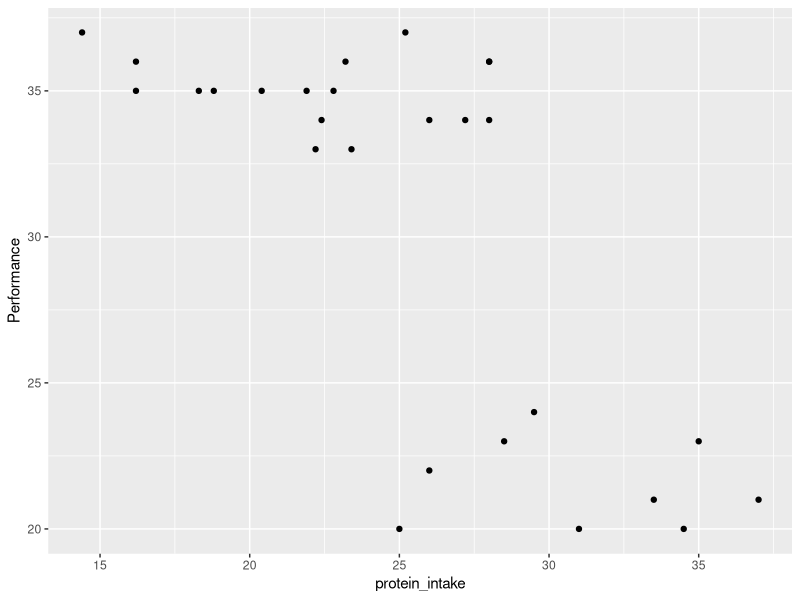
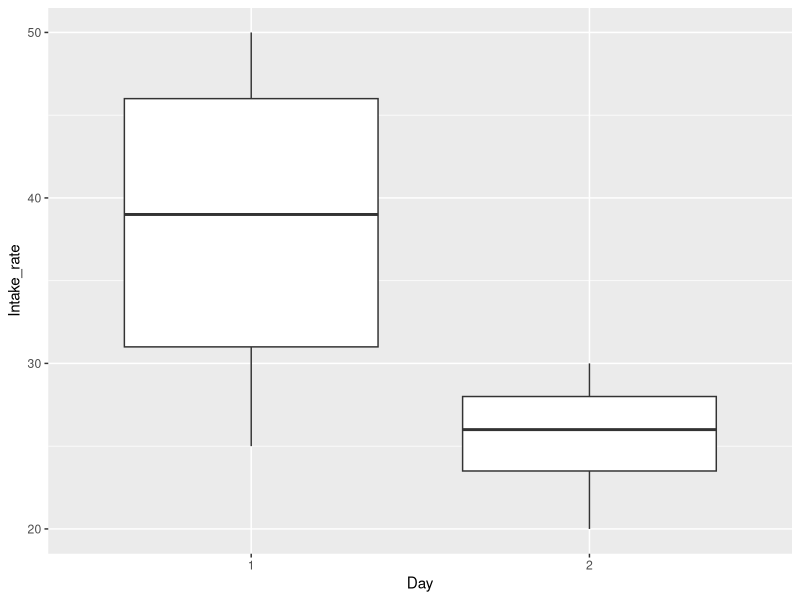

Generate these figures, in order, with R: (Note: this script raises an error after producing the figures.)

#workshop 2 of the Alberta bio grad R workshop series

#last updated oct 31 2022

#author: juliana balluffi-fry

# this script is an intro to data.table and data manipulation 
# two datasets are needed to work through the script (see input folder)


#load in packages
library(data.table)
library(ggplot2)

#read in data using the data.table function, fread()
ft <- fread("Input/feeding_trials_workshop.csv")
diets <- fread("Input/Diets.csv")

# the feeding trials are results for individual animal performace on 3 different diets
# each diet was fed to the animal for 2 days, and one performance was measured at the end 
# one goal is to plot performance against protein intake

#using the function class, we can see that the data is classed as a data.table
class(ft)

#if you don't read the data in with fread, and thus have a dataframe. Convert to data.table
mtcars <- as.data.table(mtcars)
class(mtcars)


# syntax for data.table:

# DT[i, j, by]

# [with i, do j, by group]

### once you learn this you are set!

# the i subsets the data by row
# the j calls on a function or action
# the 'by group' allows you to do your j by a categorical variable in your data




# examples of I's ---------------------------------------------------------

#subset new data to just results from diet A
dietA <- ft[Diet == "A"]

#show rows where performance is higher than 36
ft[Performance > 36]

#show data from diet A or diet B. "|" represented or
ft[Diet == "A" | Diet == "B"]

#show data for cases of very high or very low performance
ft[Performance > 36 | Performance < 20]

#show data for diet A and performance greater than 22
ft[Diet == "A" & Performance > 22]

#list some individuals of interest
inds <- c("An_1", "An_2", "An_3")

#show data for just those individuals
ft[ID %in% inds]

#show any cases that have an NA for diet. Should be none
ft[is.na(Diet)]




# examples of the J's -----------------------------------------------------

#calculate the median performance
medper <- ft[, median(Performance)]

#calculate performance for just diet A
ft[Diet == "A", mean(Performance)]

#calculate the minimum, maximum, and median performance
ft[, .(min(Performance), max(Performance), median(Performance))]

#create a new column that categorizes the animals based on performance
#when performance is above or equal to the median, classify the animal as being in good condition
ft[Performance >= medper, status := "good"]

#when performance is below the median, classify the animal as being in poor condition
ft[Performance < medper, status := "poor"]



# examples of by's --------------------------------------------------------

#calculate mean by diet
ft[, mean(Performance), by = Diet]

#caclulate mean and sd by diet, save as separate data
stats <- ft[, .(mean(Performance), sd(Performance)), by = Diet]

#same code but assign column names
stats <- ft[, .(mean = mean(Performance), sd = sd(Performance)), by = Diet]


# calculate intake rates  -------------------------------------------------

# Intake of day one
ft[, Intake_1 := Start_1 - End_1]

#Intake of day two
ft[, Intake_2 := Start_2 - End_2]

#total intake of both days
ft[, total_intake := Intake_1 + Intake_2]



# merge in nutritional data from diet data.table --------------------------

#using the merge function, merge by diet 
fulldt <- merge(ft, diets, by = "Diet", all.x = TRUE)

#now you can calculate protein intake! make a new column
fulldt[, protein_intake := total_intake*Protein]

#the goal has been reached, plotting performance in response to protein intake
ggplot(fulldt)+
  geom_point(aes(x = protein_intake, y = Performance))



# restructure data --------------------------------------------------------

#what if we want to look at how day (either 1st or 2nd) impacts feeding rate?

#right now the data is in wide form, we need to make the data long
#we need a column called "day" that shows day of trial as a factor

#using the melt function (base R), we can manipulate the data from wide to long

days <- melt(ft, #first argument is the data.frame 
             measure.vars = c("Intake_1", "Intake_2"), #next say what columns you want to combine
             value.name = "Intake_rate", #what is the name of the response (what do the two columns both measure?)
             variable.name = "Day" ) #what is the name of the category?

#lets next use the tstrsplit function to clean up the Day column
#split the Day column by the "_" and keep the second part, the number 1 or 2
days[, Day := tstrsplit(Day, "_", keep = 2)]


ggplot(days)+
  geom_boxplot(aes(x = Day, y = Intake_rate))
  

#now we can plot intake rate by the day of the trial
ft[, ID_date := paste0(ID, "_", Date)]
#you can see the animals eat more on day 1




# save cleaned data as RDS files in the output folder ---------------------

#cleaned feeding trial format
saveRDS(ft, "Output/feeding_trial_prepped.rds")

#cleaned daily feeding trial format
saveRDS(days, "Output/feeding_trial_daily.rds")
